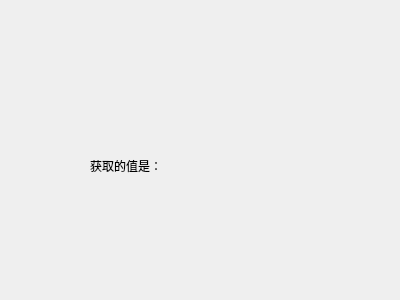
<?xml version="1.0" encoding="UTF-8"?>
<ui version="4.0">
 <class>Widget</class>
 <widget class="QWidget" name="Widget">
  <property name="geometry">
   <rect>
    <x>0</x>
    <y>0</y>
    <width>400</width>
    <height>300</height>
   </rect>
  </property>
  <property name="windowTitle">
   <string>Widget</string>
  </property>
  <widget class="QLabel" name="label">
   <property name="geometry">
    <rect>
     <x>90</x>
     <y>140</y>
     <width>211</width>
     <height>51</height>
    </rect>
   </property>
   <property name="text">
    <string>获取的值是：</string>
   </property>
  </widget>
 </widget>
 <layoutdefault spacing="6" margin="11"/>
 <resources/>
 <connections/>
</ui>
